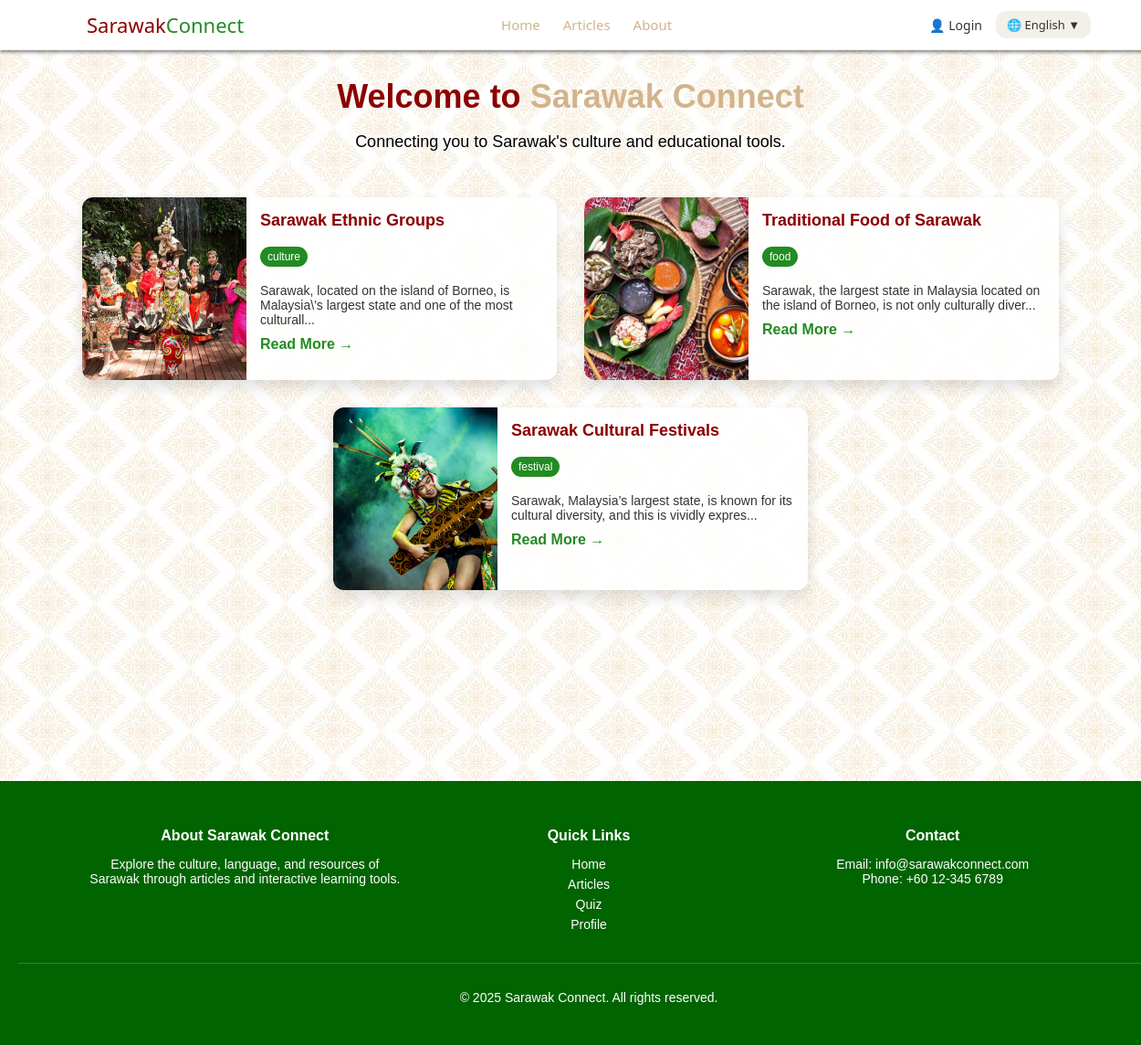
The page /home_loggedin.php on the database as committed earlier.
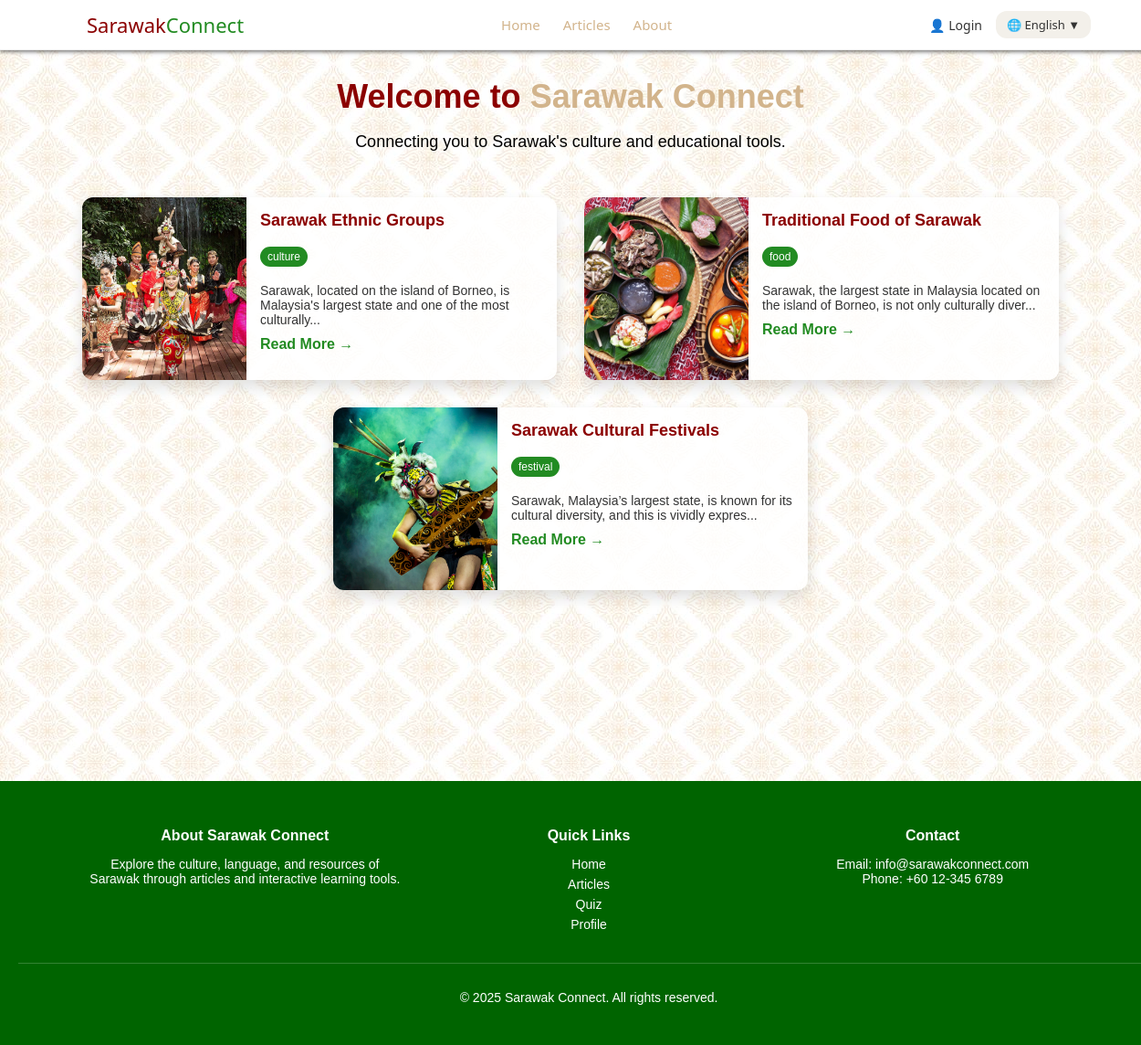
The same page on the database as committed later.
### tables this page shows
CREATE TABLE `articles` (
  `id` int(11) NOT NULL,
  `image` varchar(255) DEFAULT NULL,
  `tag` varchar(50) DEFAULT NULL,
  `title_en` varchar(255) DEFAULT NULL,
  `title_my` varchar(255) DEFAULT NULL,
  `title_zh` varchar(255) DEFAULT NULL,
  `content_en` text DEFAULT NULL,
  `content_my` text DEFAULT NULL,
  `content_zh` text DEFAULT NULL
);

### home_loggedin.php (the view, shortened to what this page needs)
<?php
include('includes/db_connect.php');
include('includes/header.php');
$lang = $_SESSION['lang'] ?? 'english';
$title_field = $lang === 'malay' ? 'title_my' : ($lang === 'mandarin' ? 'title_zh' : 'title_en');
$content_field = str_replace('title', 'content', $title_field);
?>
<div class="loggedin-homepage">
  <section class="hero-section">
    <div class="hero-text">
      <?php
      if ($lang === 'malay') {
          echo "<h1>Selamat datang ke <span>Sarawak Connect</span></h1>";
          echo "<p>Menghubungkan anda dengan budaya dan pendidikan Sarawak.</p>";
      } elseif ($lang === 'mandarin') {
          echo "<h1>欢迎来到 <span>Sarawak Connect</span></h1>";
          echo "<p>连接您与砂拉越的文化与教育资源。</p>";
      } else {
          echo "<h1>Welcome to <span>Sarawak Connect</span></h1>";
          echo "<p>Connecting you to Sarawak's culture and educational tools.</p>";
      }
      ?>
    </div>
  </section>
  <section class="articles-list">
    <?php
      $result = $conn->query("SELECT id, image, tag, $title_field AS title, $content_field AS content FROM articles LIMIT 3");
      while ($row = $result->fetch_assoc()):
    ?>
    <div class="article-card">
      <img src="images/<?php echo htmlspecialchars($row['image']); ?>" alt="<?php echo htmlspecialchars($row['title']); ?>">
      <div class="article-content">
        <h3><?php echo htmlspecialchars($row['title']); ?></h3>
        <span class="article-tag"><?php echo htmlspecialchars($row['tag']); ?></span>
        <p><?php echo htmlspecialchars(substr($row['content'], 0, 100)) . '...'; ?></p>
        <a href="article.php?id=<?php echo $row['id']; ?>">Read More →</a>
      </div>
    </div>
    <?php endwhile; ?>
  </section>
</div>
<?php include('includes/footer.php'); ?>

Rows that differ between the two databases and show on the page:
changed articles "Sarawak Ethnic Groups": content_en "Sarawak, located on the island of Borneo, is Malaysia\\'s largest state and one of the most culturall" → "Sarawak, located on the island of Borneo, is Malaysia's largest state and one of the most culturally"
